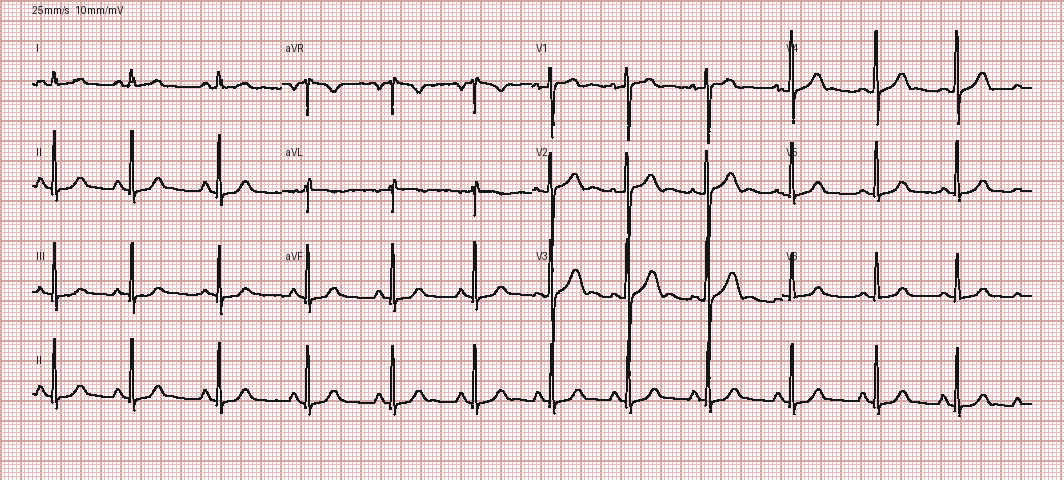
#> input picture models/r28_av_research/prepared_images/ptbxl-00070-3x4-strip.png, 1064 x 480 px
$ python -i ecg_nnunet_digitizer.py   (imports and definitions only)
#> lines starting #> are read from the running program, lines starting #| are printed output that depends on the picture
from __future__ import annotations

import hashlib
import io
import json
import math
import os
import shutil
import subprocess
import tempfile
import threading
from pathlib import Path
from typing import Any, Dict, List, Tuple

import cv2
import numpy as np
from PIL import Image
from scipy import signal as scipy_signal

# Pretrained digitizer provenance:
# Krones F, Walker B, Lyons T, Mahdi A. ECG-Digitiser.
# PhysioNet Challenge 2024 winning solution, BSD-2-Clause.
UPSTREAM_REPO = "felixkrones/ECG-Digitiser"
UPSTREAM_COMMIT = "e6f62aa776f105e4c7b04f21669da4d4f0df370b"
MODEL_NAME = "M3"
MODEL_DATASET = "Dataset500_Signals"
MODEL_TRAINER = "nnUNetTrainer__nnUNetPlans__2d"
MODEL_FOLD = "fold_all"
MODEL_CHECKPOINT = "checkpoint_final.pth"
MODEL_CHECKPOINT_SHA256 = "8e4bae0b568b91ee26bc29841ba2a1d9eb5571149f19a009459c85342375cffb"
MODEL_CHECKPOINT_SIZE = 474_901_894

LEADS = ["I","II","III","aVR","aVL","aVF","V1","V2","V3","V4","V5","V6"]
LABELS = {lead: i + 1 for i, lead in enumerate(LEADS)}

# Same vertical positioning constants used by the public winning pipeline.
Y_SHIFT_RATIO = {
    "I": 12.6 / 21.59,
    "II": 9 / 21.59,
    "III": 5.4 / 21.59,
    "aVR": 12.6 / 21.59,
    "aVL": 9 / 21.59,
    "aVF": 5.4 / 21.59,
    "V1": 12.59 / 21.59,
    "V2": 9 / 21.59,
    "V3": 5.4 / 21.59,
    "V4": 12.59 / 21.59,
    "V5": 9 / 21.59,
    "V6": 5.4 / 21.59,
    "full": 2.1 / 21.59,
}

_CACHE = Path(tempfile.gettempdir()) / "medcalc_ecg_digitizer_m3"
_MODEL_ROOT = (
    _CACHE
    / "models"
    / MODEL_NAME
    / "nnUNet_results"
    / MODEL_DATASET
    / MODEL_TRAINER
)
_MODEL_FOLD_DIR = _MODEL_ROOT / MODEL_FOLD
_LOCK = threading.Lock()


class ECGDigitizerError(RuntimeError):
    pass


# [93 lines left out: functions _sha256, _download, ensure_pretrained_digitizer, _rgb_bytes_to_png, not called in this run]


def _rotation_angle(rgb: np.ndarray) -> float:
    bgr = cv2.cvtColor(rgb, cv2.COLOR_RGB2BGR)
#> bgr is the input picture: shape (480, 1064, 3); mean B, G, R 208.5, 208.5, 230.4
    gray = cv2.cvtColor(bgr, cv2.COLOR_BGR2GRAY)
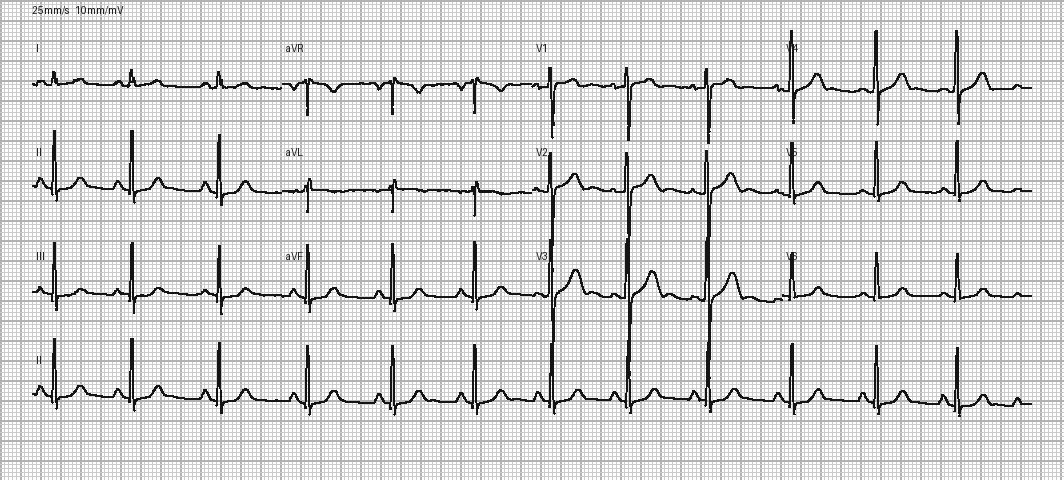
#> gray: shape (480, 1064); min 20, max 255, mean 214.8
    edges = cv2.Canny(gray, 50, 150, apertureSize=3)
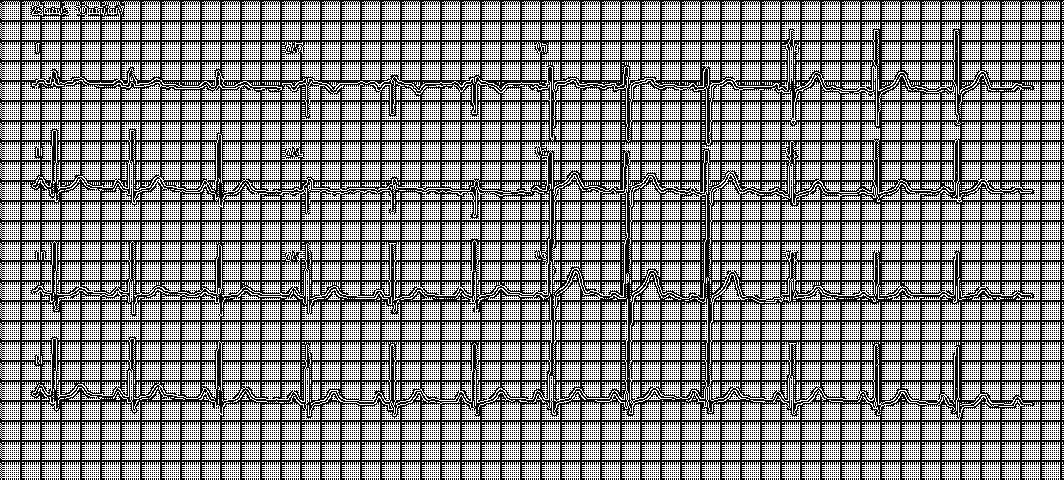
#> edges: shape (480, 1064); 53.4% white; black in thin lines or dots

    # Scale Hough threshold with image width instead of assuming one fixed resolution.
    threshold = max(250, int(round(rgb.shape[1] * 0.55)))
#> threshold = 585
    lines = cv2.HoughLines(edges, 1, np.pi / 180, threshold)
#> lines = 1331 rows, first 8: [17, 1.57], [25, 1.57], [27, 1.57], [425, 1.57], [427, 1.57], [429, 1.57], [431, 1.57], [433, 1.57]
    if lines is None:
        return 0.0

    angles: List[float] = []
    for line in lines[:100]:
        rho, theta = line[0]
        deg = theta * 180.0 / np.pi
        dev = -(90.0 - deg)
        if abs(dev) <= 15.0:
            angles.append(dev)
#> this loop made 100 passes
#> (line, rho) on passes 1 to 12: ([[17, 1.57]], 17), ([[25, 1.57]], 25), ([[27, 1.57]], 27), ([[425, 1.57]], 425), ([[427, 1.57]], 427), ([[429, 1.57]], 429), ([[431, 1.57]], 431), ([[433, 1.57]], 433), ([[435, 1.57]], 435), ([[437, 1.57]], 437), ([[445, 1.57]], 445), ([[447, 1.57]], 447)
#> rho on passes 61 to 66: 339, 217, 131, 119, 65, 129
#> after the loop, angles = 100 values from 2.5e-06 to 2.5e-06

    if len(angles) < 3:
        return 0.0
    return float(np.median(angles))


# [275 lines left out: functions _rotate_keep_size, _predict_mask, _component_bbox, _centerline, _resample_1d, _vectorize_mask and 3 more, not called in this run]

>>> import cv2
>>> picture = cv2.cvtColor(cv2.imread('models/r28_av_research/prepared_images/ptbxl-00070-3x4-strip.png'), cv2.COLOR_BGR2RGB)
>>> result = _rotation_angle(picture)
#> result = 2.5e-06

$ run again, on tabla_01_pag_03.png
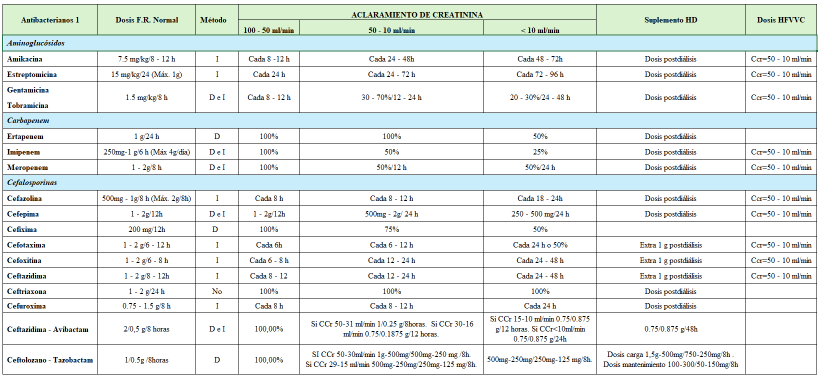
#> input picture tabla_01_pag_03.png, 1640 x 756 px (shown at 1/2 size)
#> in _rotation_angle, bgr is the input picture: shape (756, 1640, 3); mean B, G, R 234.3, 235.5, 229.3
#> in _rotation_angle, `gray = cv2.cvtColor(bgr, cv2.COLOR_BGR2GRAY)`:
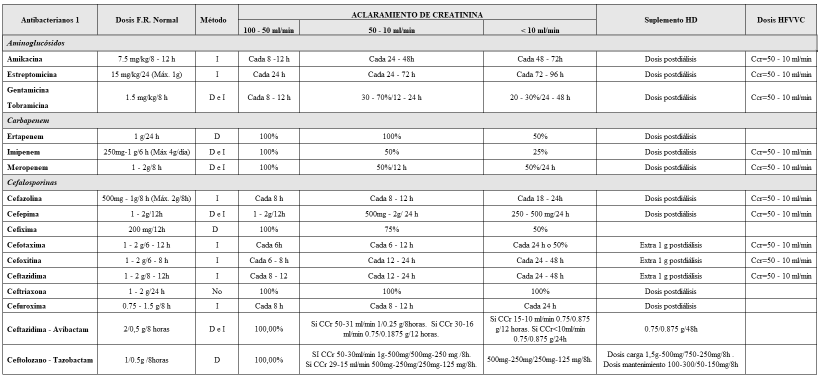
#> gray: shape (756, 1640) (shown at 1/2 size); min 0, max 255, mean 233.5
#> in _rotation_angle, `edges = cv2.Canny(gray, 50, 150, apertureSize=3)`:
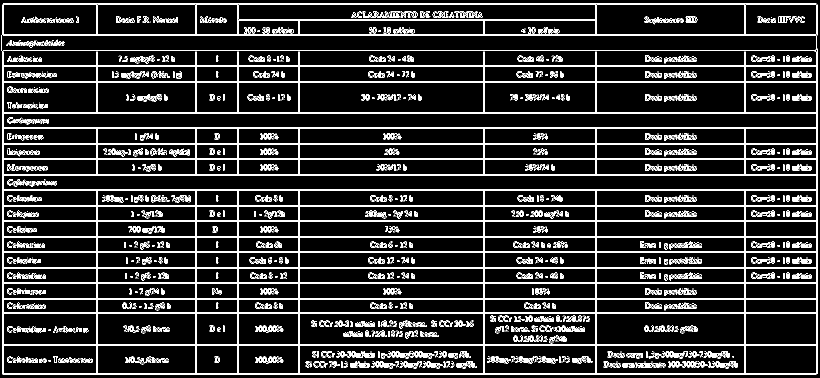
#> edges: shape (756, 1640) (shown at 1/2 size); 10.8% white in thin lines or dots
#> lines = 43 rows, first 8: [68, 1.57], [131, 1.57], [133, 1.57], [162, 1.57], [164, 1.57], [224, 1.57], [226, 1.57], [255, 1.57]
#> the loop in _rotation_angle, `for line in lines[:100]:` made 43 passes
#> (line, rho) on passes 1 to 8: ([[68, 1.57]], 68), ([[131, 1.57]], 131), ([[133, 1.57]], 133), ([[162, 1.57]], 162), ([[164, 1.57]], 164), ([[224, 1.57]], 224), ([[226, 1.57]], 226), ([[255, 1.57]], 255)
#> after the loop in _rotation_angle, `for line in lines[:100]:`: angles = 43 values from 2.5e-06 to 2.5e-06
#> result = 2.5e-06

$ run again, on tabla_02_pag_03.png
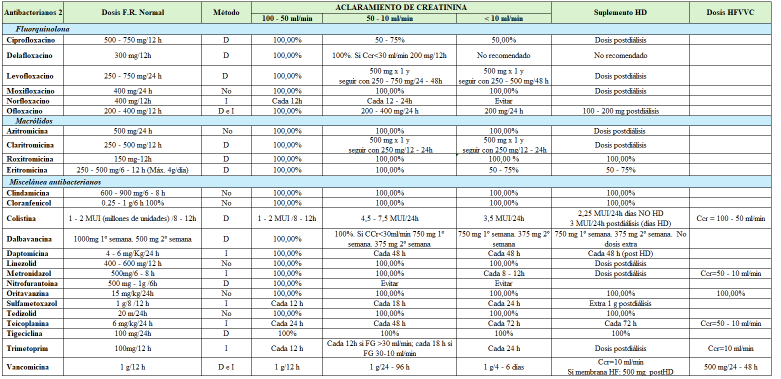
#> input picture tabla_02_pag_03.png, 1562 x 757 px (shown at 1/2 size)
#> in _rotation_angle, bgr is the input picture: shape (757, 1562, 3); mean B, G, R 229.9, 230.4, 226.4
#> in _rotation_angle, `gray = cv2.cvtColor(bgr, cv2.COLOR_BGR2GRAY)`:
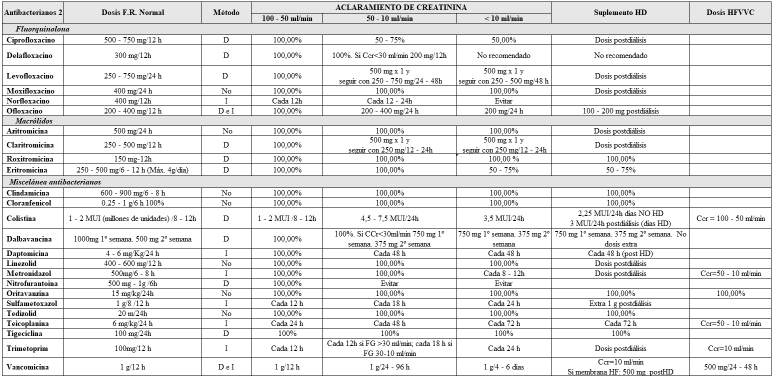
#> gray: shape (757, 1562) (shown at 1/2 size); min 0, max 255, mean 229.2
#> in _rotation_angle, `edges = cv2.Canny(gray, 50, 150, apertureSize=3)`:
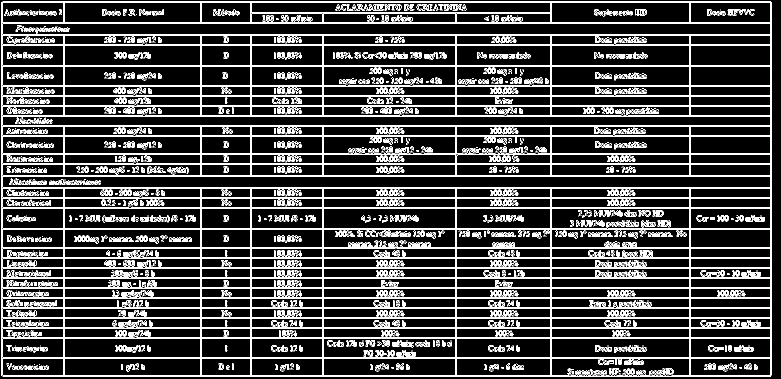
#> edges: shape (757, 1562) (shown at 1/2 size); 15% white in thin lines or dots
#> lines = 60 rows, first 8: [45, 1.57], [47, 1.57], [68, 1.57], [70, 1.57], [90, 1.57], [130, 1.57], [132, 1.57], [172, 1.57]
#> the loop in _rotation_angle, `for line in lines[:100]:` made 60 passes
#> (line, rho) on passes 1 to 8: ([[45, 1.57]], 45), ([[47, 1.57]], 47), ([[68, 1.57]], 68), ([[70, 1.57]], 70), ([[90, 1.57]], 90), ([[130, 1.57]], 130), ([[132, 1.57]], 132), ([[172, 1.57]], 172)
#> after the loop in _rotation_angle, `for line in lines[:100]:`: angles = 60 values from 2.5e-06 to 2.5e-06
#> result = 2.5e-06
